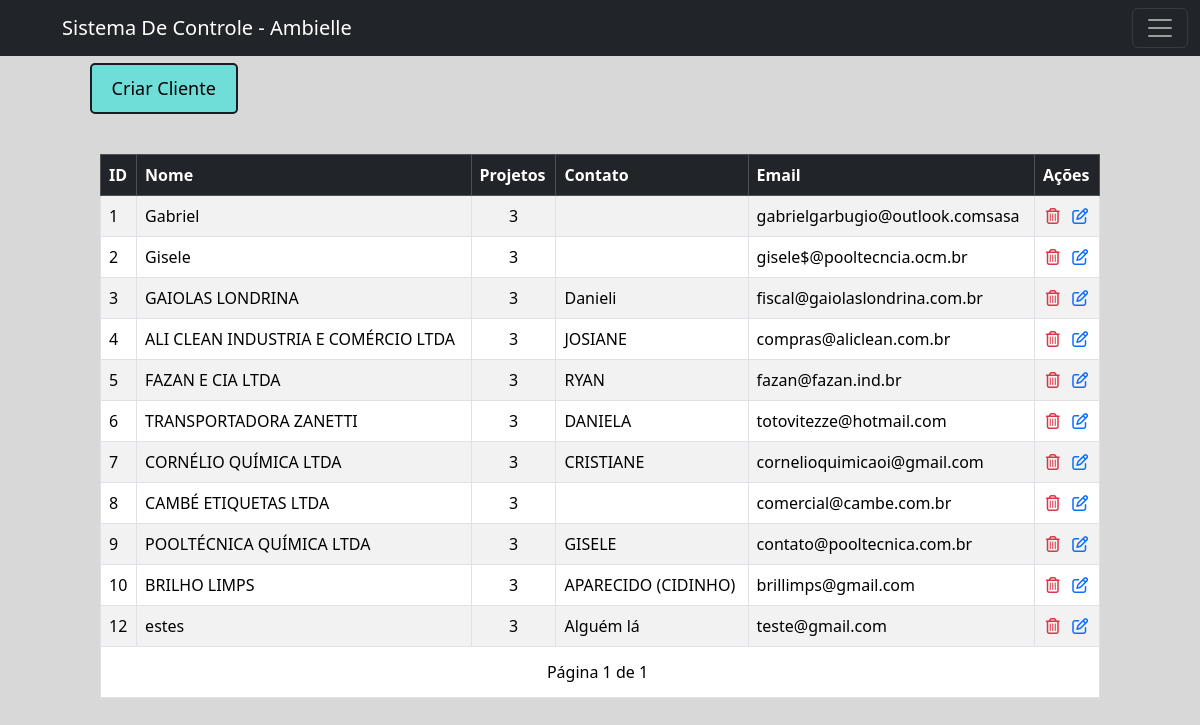
The page /ambielle/listaClientes/ (signed in) on the database its author committed.
### workflow/models.py (models this page shows, shortened)
class Cliente(models.Model):
    nome = models.CharField(max_length=255)
    endereco = models.CharField(max_length=255)
    numero = models.IntegerField(null=True)
    bairro = models.CharField(max_length=255, blank=True, null=True)
    razao_social = models.CharField(max_length=255, blank=True, null=True)
    telefone = models.CharField(max_length=15)
    email = models.EmailField()
    contato_principal = models.CharField(max_length=255)
    contato_secundario = models.CharField(max_length=255, blank=True, null=True)
    proposta_link = models.URLField(blank=True, null=True)
    cnpj = models.CharField(max_length=15)

### workflow/views/getPage.py (the view)
# urls.py: path('ambielle/listaClientes/', views.getCliente, name='getCliente'),
@login_required(login_url='workflow:login')
def getCliente(request):
    title = 'Lista de Clientes'
    clientes = Cliente.objects.prefetch_related(
        Prefetch(
            'tarefa_set',  # Substitua 'tarefa_set' pelo related_name definido no modelo, se houver.
            queryset=Tarefa.objects.all(),  # Filtra apenas as tarefas em aberto.
            to_attr='tarefas_em_aberto'  # Armazena as tarefas como um atributo no objeto Cliente.
        )
    )
    paginator = Paginator(clientes, 15)
    page_number = request.GET.get('page')
    page_obj = paginator.get_page(page_number)
    context = {
        'title': title,
        'page_obj': page_obj,
    }
    return render(
        request,
        'workflow/getClientes.html',
        context,
    )

### workflow/templates/workflow/getClientes.html (shortened to what this page needs)
{% extends 'global/base.html' %}
{% block content %}
  <main>
    <section>
      <button type="button" class="open-modal-btn" data-url="{% url 'workflow:createCliente' %}">Criar Cliente</button>
    </section>
    <section>
      <div class="lista" style="padding-top: 0px;">
        <table class="table table-striped table-hover table-bordered">
          <thead class="table-dark">
            <tr>
              <th>ID</th>
              <th>Nome</th>
              <th>Projetos</th>
              <th>Contato</th>
              <th>Email</th>
              <th>Ações</th>
            </tr>
          </thead>
          <tbody>
            {% for cliente in page_obj %}
              <tr>
                <td>{{ cliente.id }}</td>
                <td>{{ cliente.nome }}</td>
                <td style="text-align: center;">3</td>
                <td>{{ cliente.contato_principal }}</td>
                <td>{{ cliente.email }}</td>
                <td class="text-center">
                  <a href="{% url 'workflow:deleteCliente' cliente.id %}" onclick="return confirm('Tem certeza que deseja excluir este item?');"><i class="fa-regular fa-trash-can text-danger"></i></a>
                  <a href="#" class="edit-client" data-url="{% url 'workflow:updateCliente' cliente.id %}"><i class="fa-regular fa-pen-to-square text-primary"></i></a>
                </td>
              </tr>
            {% endfor %}
          </tbody>
          <tfoot>
            <tr>
              <td colspan="8" class="tfoot-cell">
                <div class="pagination">
                  <span class="step-links">
                    <span class="current">Página {{ page_obj.number }} de {{ page_obj.paginator.num_pages }}</span>
                  </span>
                </div>
              </td>
            </tr>
          </tfoot>
        </table>
      </div>
    </section>
  </main>
{% endblock %}

### base_static/global/css/variables.css (style rules this page uses)
:root { @import url('https://fonts.googleapis.com/css2?family=Cabin+Condensed:wght@400;500;600;700&family=Roboto+Mono:ital,wght@0,100..700;1,100..700&display=swap'); --primary-color: #6fddd8; --secondary-color: #181D21; --hover-sidebar: #3e4246; --background-color: #D1D2D4; --color-alt-list: #0fbeb6; --padding: 16px; --primary-font: 'Cabin Condensed', sans-serif; --secondary-font: 'Roboto Mono', sans-serif; }
body { margin: 0; padding: 20px; display: flex; min-height: 100vh; }
main { flex: 1; margin-top: 2%; display: flex; margin-left: 0; flex-direction: column; width: 100%; }
section { width: 100%; padding: 20px 0; }

### base_static/global/css/clientes.css (style rules this page uses)
.lista { display: flex; flex: 1; justify-content: center; width: 100%; padding: 80px; }
.pagination { display: flex; justify-content: center; padding: 5px; }

### base_static/global/css/timeLine.css (style rules this page uses)
.open-modal-btn { background-color: var(--primary-color); color: black; padding: 10px 20px; border: none; border-radius: 5px; cursor: pointer; font-size: 18px; max-width: 15rem; margin-left: 6%; border: var(--secondary-color) solid 2px ; transition: 0.3s; cursor: pointer; }

### rows shown on the page
Cliente: id "1", nome "Gabriel", email "gabrielgarbugio@outlook.comsasa"
Cliente: id "2", nome "Gisele", email "gisele$@pooltecncia.ocm.br"
Cliente: id "3", nome "GAIOLAS LONDRINA", contato_principal "Danieli", email "fiscal@gaiolaslondrina.com.br"
Cliente: id "4", nome "ALI CLEAN INDUSTRIA E COMÉRCIO LTDA", contato_principal "JOSIANE", email "compras@aliclean.com.br"
Cliente: id "5", nome "FAZAN E CIA LTDA", contato_principal "RYAN", email "fazan@fazan.ind.br"
Cliente: id "6", nome "TRANSPORTADORA ZANETTI", contato_principal "DANIELA", email "totovitezze@hotmail.com"
Cliente: id "7", nome "CORNÉLIO QUÍMICA LTDA", contato_principal "CRISTIANE", email "cornelioquimicaoi@gmail.com"
Cliente: id "8", nome "CAMBÉ ETIQUETAS LTDA", email "comercial@cambe.com.br"
Cliente: id "9", nome "POOLTÉCNICA QUÍMICA LTDA", contato_principal "GISELE", email "contato@pooltecnica.com.br"
Cliente: id "10", nome "BRILHO LIMPS", contato_principal "APARECIDO (CIDINHO)", email "brillimps@gmail.com"
Cliente: id "12", nome "estes", contato_principal "Alguém lá", email "teste@gmail.com"

### other values the page prints
{{ page_obj.number }} "1"
{{ page_obj.paginator.num_pages }} "1"
